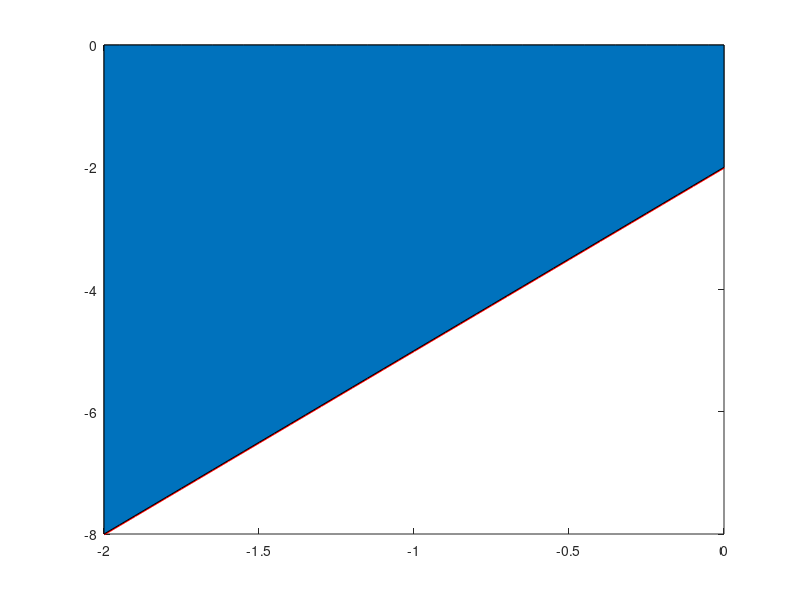

MATLAB code to generate this figure: (Note: this script raises an error after producing the figure.)
% Octave Script
% Title			:Teorema Del Valor Intermedio ej4.
% Description		:Script para desarrrollar el ejericio4 de la Teorema Del Valor Intermedioa.
% Author		:Orlando Espinoza Valentin (Orlando-Esp) espinozaorlando978@gmail.com
% Date			:20210527
% sion		        :1
% Usage			:octave> /path/Teorema Del Valor Intermedio,TeoremaDelValorIntermedio_Ej4_OrlandoEspinoza_3202.m
% Notes			:Requiere aplicacion octave-online usar en consola preferentemente. 
%program execution page :https://octave-online.net

%Se encarga de limpiar variables y pantalla
clc, clear  
%Funcion definida
x=-2:.05:0;
f=inline('3*x-2');
plot(x,f(x),'r','LineWidth',2)
valor_de_Integral=quad(f,-2,0)
Valor_Medio=strcat('3*x.^3-2*x^2==',num2str(1/3*valor_de_Integral))
%Deduccion geometrica 
hold on
area(x,f(x))
altura=f(c(1));
plot([-2 0],[altura altura])
hold off
